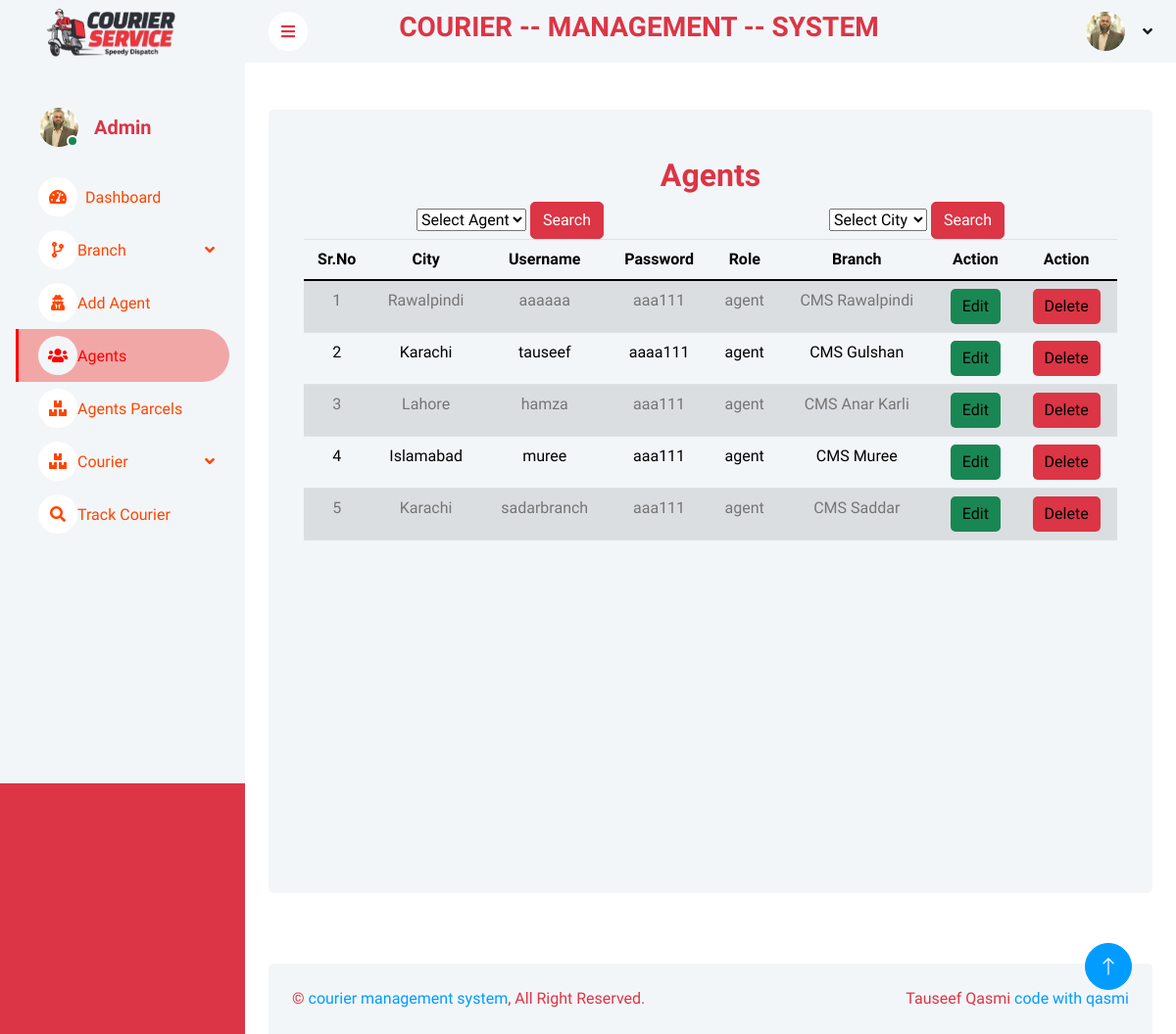
Before: /agent.php with the older database file.
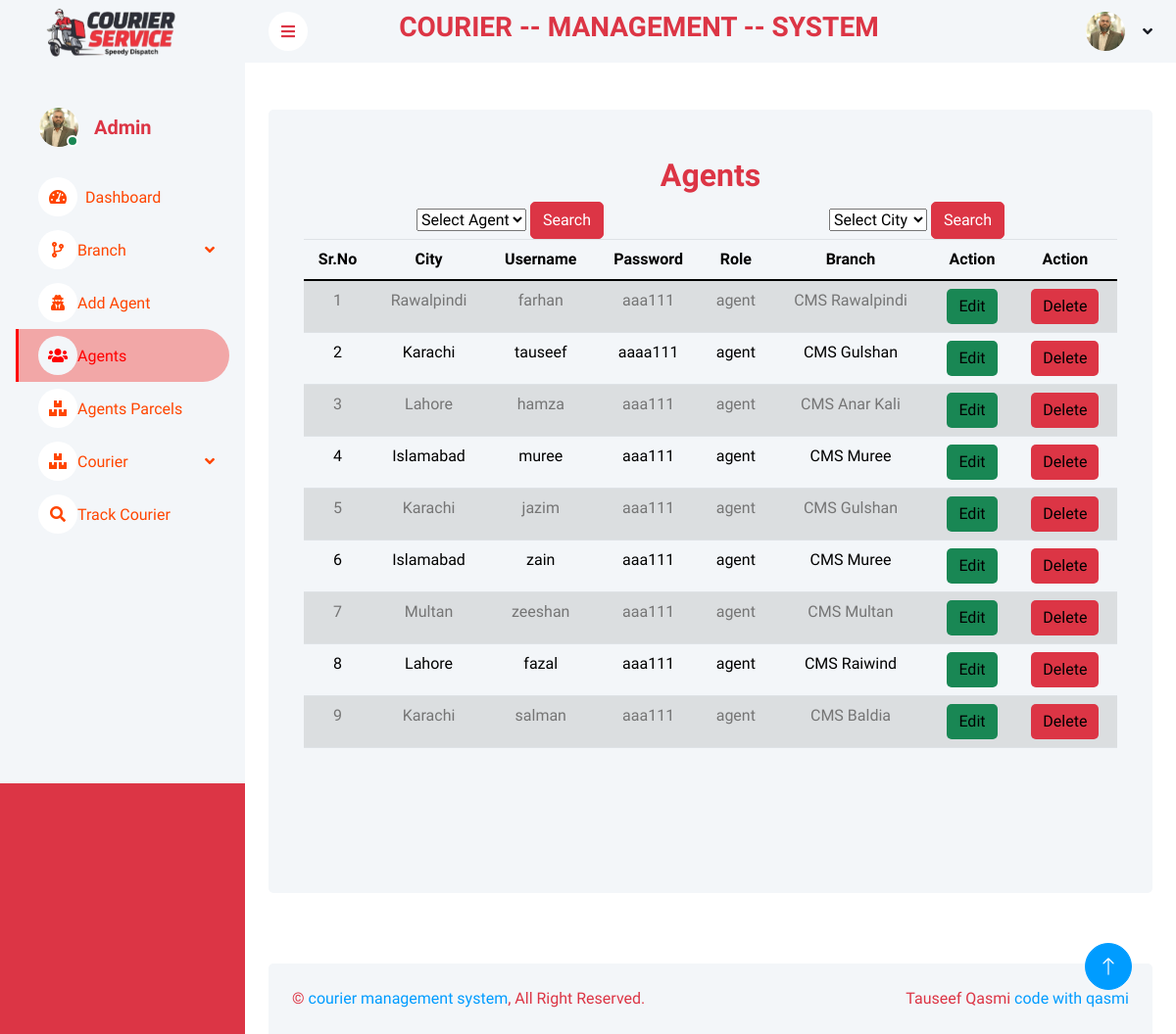
After: the same page with the newer database file.
### tables this page shows
CREATE TABLE `users` (
  `id` int(11) NOT NULL,
  `uemail` varchar(30) NOT NULL,
  `uname` varchar(20) NOT NULL,
  `upwd` varchar(10) NOT NULL,
  `role` varchar(20) NOT NULL,
  `branch_name` varchar(50) NOT NULL,
  `branch_city` varchar(20) NOT NULL,
  `added_date` datetime NOT NULL,
  `password_reset_token` varchar(500) NOT NULL
);

### agent.php (the view, shortened to what this page needs)
<?php
include("connection.php");
?>
<?php
include("header.php");
?>
<div class="container">
    <div class="row vh-100 bg-light rounded justify-content-center mx-0 m-5">
        <div class="col-md-12 text-center">
            <div class="container mt-3">
                <h2 class="text-danger mt-5 ">Agents</h2>
                <div class="table-responsive">
                        <div class="d-flex justify-content-around">
                        <form action="<?php echo $_SERVER['PHP_SELF']; ?>" method="get">
                            <select name="agent">
                                <option value="">Select Agent</option>
                            </select>
                            <button class="btn btn-danger" type="submit">Search</button>
                        </form>
                        <form action="<?php echo $_SERVER['PHP_SELF']; ?>" method="get">
                            <select name="city">
                                <option value="">Select City</option>
                                <?php
                                $sql = "SELECT DISTINCT branch_city FROM users WHERE role = 'agent'";
                                ?>
                            </select>
                            <button class="btn btn-danger" type="submit">Search</button>
                        </form>
                    </div>
                    <?php
                    if (isset($_GET['agent'])) {
                        $agent = $_GET['agent'];
                        $sql = "SELECT * FROM users WHERE uname = '$agent' AND role = 'agent'";
                    } elseif (isset($_GET['city'])) {
                        $city = $_GET['city'];
                        $sql = "SELECT * FROM users WHERE branch_city = '$city' AND role = 'agent'";
                    } else {
                        $sql = "SELECT * FROM users WHERE role = 'agent'";
                    }
                    $stmt = $conn->prepare($sql);
                    $stmt->execute();
                    $result = $stmt->fetchAll(PDO::FETCH_ASSOC);
                    ?>
                    <div class="table-responsive">
                        <table class="table table-striped">
                            <thead>
                                <tr>
                                    <th>Sr.No</th>
                                    <th>City</th>
                                    <th>Username</th>
                                    <th>Password</th>
                                    <th>Role</th>
                                    <th>Branch</th>
                                    <th>Action</th>
                                    <th>Action</th>
                                </tr>
                            </thead>
                            <tbody>
                                <?php
                                $i = 1;
                                foreach ($result as $data) { ?>
                                    <tr>
                                        <td><?php echo $i; ?></td>
                                        <td><?php echo $data['branch_city']; ?></td>
                                        <td><?php echo $data['uname']; ?></td>
                                        <td><?php echo $data['upwd']; ?></td>
                                        <td><?php echo $data['role']; ?></td>
                                        <td><?php echo $data['branch_name']; ?></td>
                                        <td>
                                            <button class="btn btn-success border-0">
                                                <a href="editRole.php?id=<?php echo $data['id']; ?>" style="text-decoration: none; color: black;">
                                                    Edit
                                                </a>
                                            </button>
                                        </td>
                                        <td>
                                            <button class="btn btn-danger border-0">
                                                <a onclick="return confirm('Are you sure you want to delete?')" href="deleteRole.php?id=<?php echo $data['id']; ?>" style="text-decoration: none; color: black;"> Delete
                                                </a>
                                            </button>
                                        </td>
                                    </tr>
                                <?php $i++;
                                } ?>
                            </tbody>
                        </table>
                    </div>
                </div>
            </div>
        </div>
    </div>
</div>
<?php
include("footer.php");
?>

### header.php (shortened to what this page needs)
<!DOCTYPE html>
<html lang="en">
<head>
    <link rel="stylesheet" href="path/to/font-awesome/css/font-awesome.min.css">
    <link href="https://cdn.jsdelivr.net/npm/bootstrap@5.3.1/dist/css/bootstrap.min.css" rel="stylesheet">
    <link rel="stylesheet" href="https://cdn.jsdelivr.net/npm/bootstrap@4.3.1/dist/css/bootstrap.min.css">
    <link href="https://cdn.jsdelivr.net/npm/bootstrap@5.3.1/dist/css/bootstrap.min.css" rel="stylesheet">
    <link rel="stylesheet" href="https://cdn.jsdelivr.net/npm/bootstrap@4.3.1/dist/css/bootstrap.min.css">
    <link href="https://cdnjs.cloudflare.com/ajax/libs/font-awesome/5.10.0/css/all.min.css" rel="stylesheet">
    <link href="https://cdn.jsdelivr.net/npm/bootstrap-icons@1.4.1/font/bootstrap-icons.css" rel="stylesheet">
    <link href="lib/owlcarousel/assets/owl.carousel.min.css" rel="stylesheet">
    <link href="lib/tempusdominus/css/tempusdominus-bootstrap-4.min.css" rel="stylesheet" />
    <link href="css/bootstrap.min.css" rel="stylesheet">
    <link href="css/style.css" rel="stylesheet">
</head>
<body>
    <div class="container-xxl position-relative bg-danger d-flex p-0" style="background-color: yellow;">
        <div class="sidebar">
            <nav class="navbar bg-light navbar-light">
                <a href="" class="navbar-brand mx-4 mb-3">
                    <img src="img/logo.png" alt="" class="logo" style="width: 150px; margin-top:-30px">
                </a>
                <div class="d-flex align-items-center ms-4 mb-4">
                    <div class="position-relative">
                        <img class="rounded-circle" src="img/user.jpg" alt="" style="width: 40px; height: 40px;">
                        <div class="bg-success rounded-circle border border-2 border-white position-absolute end-0 bottom-0 p-1"></div>
                    </div>
                    <div class="ms-3">
                        <h5 class="mb-0 text-danger">Admin</h5>
                    </div>
                </div>
                <div class="navbar-nav w-100">
                    <a href="dashboard.php"
                        class="nav-item nav-link
         <?php if (
                basename($_SERVER['PHP_SELF']) == 'dashboard.php' ||
                basename($_SERVER['PHP_SELF']) == 'delivered.php' ||
                basename($_SERVER['PHP_SELF']) == 'ontheway.php' ||
                basename($_SERVER['PHP_SELF']) == 'recieved.php' ||
                basename($_SERVER['PHP_SELF']) == 'userlist.php' ||
                basename($_SERVER['PHP_SELF']) == 'pending.php'
            )
                echo 'active'; ?>">
                        <i class="fa fa-tachometer-alt me-2"></i>Dashboard
                    </a>
                    <div class="nav-item dropdown">
                        <a href="#" class="nav-link dropdown-toggle <?php if (basename($_SERVER['PHP_SELF']) == 'addbranch.php' || basename($_SERVER['PHP_SELF']) == 'viewBranch.php' || basename($_SERVER['PHP_SELF']) == 'branchAgent.php' || basename($_SERVER['PHP_SELF']) == 'addCity.php')  echo 'active'; ?>" data-bs-toggle="dropdown"><i class="fa fa-code-branch"></i>Branch</a>
                    </div>
                    <a href="agentRegister.php" class="nav-item nav-link <?php if (basename($_SERVER['PHP_SELF']) == 'agentRegister.php') echo 'active'; ?>"><i class="fa fa-user-secret"></i></i>Add Agent</a>
                    <a href="agent.php" class="nav-item nav-link <?php if (basename($_SERVER['PHP_SELF']) == 'agent.php') echo 'active'; ?>"><i class="fa fa-users"></i></i>Agents</a>
                    <a href="getAgentDetail.php" class="nav-item nav-link <?php if (basename($_SERVER['PHP_SELF']) == 'getAgentDetail.php') echo 'active'; ?>"><i class="fa fa-boxes"></i></i>Agents Parcels</a>
                    <div class="nav-item dropdown">
                        <a href="#" class="nav-link dropdown-toggle <?php if (basename($_SERVER['PHP_SELF']) == 'addCourier.php' || basename($_SERVER['PHP_SELF']) == 'parcelslist.php') echo 'active'; ?>" data-bs-toggle="dropdown"><i class="fa fa-boxes"></i>Courier</a>
                    </div>
                    <a href="trackAdmin.php" class="nav-item nav-link <?php if (basename($_SERVER['PHP_SELF']) == 'trackAdmin.php') echo 'active'; ?>"><i class="fa fa-search"></i>Track Courier</a>
                </div>
            </nav>
        </div>
        <div class="content">
            <nav class="navbar navbar-expand bg-light navbar-light sticky-top px-4 py-0">
                <a href="#" class="sidebar-toggler flex-shrink-0">
                    <i class="fa fa-bars text-danger"></i>
                </a>
                <div class="mx-auto ">
                    <h3 class="text-danger text-center"> COURIER -- MANAGEMENT -- SYSTEM</h3>
                </div>
                <div class="navbar-nav align-items-center ms-auto">
                    <div class="nav-item dropdown">
                        <a href="#" class="nav-link dropdown-toggle" data-bs-toggle="dropdown">
                            <img class="rounded-circle me-lg-2" src="img/user.jpg" alt="" style="width: 40px; height: 40px;">
                        </a>
                    </div>
                </div>
            </nav>

### footer.php (shortened to what this page needs)
 <div class="container-fluid pt-4 px-4">
                <div class="bg-light rounded-top p-4">
                    <div class="row">
                        <div class="col-12 col-sm-6 text-center text-sm-start text-danger">
                            &copy; <a href="#">courier management system</a>, All Right Reserved.
                        </div>
                        <div class="col-12 col-sm-6 text-center text-sm-end text-danger">
                            Tauseef Qasmi <a href="">code with qasmi</a>
                        </div>
                    </div>
                </div>
            </div>
        </div>
        <a href="#" class="btn btn-lg btn-primary btn-lg-square back-to-top"><i class="bi bi-arrow-up"></i></a>
    </div>
</body>
</html>

### css/style.css (style rules this page uses)
:root { --primary: red; --light: #F3F6F9; --dark: #191C24; }
.back-to-top { position: fixed; display: none; right: 45px; bottom: 45px; z-index: 99; }
.btn { transition: .5s; }
.btn.btn-primary { color: #FFFFFF; }
.btn-lg-square { width: 48px; height: 48px; }
.btn-square, .btn-sm-square, .btn-lg-square { padding: 0; display: inline-flex; align-items: center; justify-content: center; font-weight: normal; border-radius: 50px; }
.sidebar { position: fixed; top: 0; left: 0; bottom: 0; width: 250px; height: 100vh; overflow-y: auto; background: var(--light); transition: 0.5s; z-index: 999; }
.content { margin-left: 250px; min-height: 100vh; background: #FFFFFF; transition: 0.5s; }
@media (min-width: 992px) { .sidebar { margin-left: 0; } }
@media (min-width: 992px) { .content { width: calc(100% - 250px); } }
.sidebar .navbar .navbar-nav .nav-link { padding: 7px 20px; color: orangered; font-weight: 500; border-left: 3px solid var(--light); border-radius: 0 30px 30px 0; outline: none; }
.sidebar .navbar .navbar-nav .nav-link:hover, .sidebar .navbar .navbar-nav .nav-link.active { color: var(--primary); background: rgb(242, 167, 167); border-color: var(--primary); }
.sidebar .navbar .navbar-nav .nav-link i { width: 40px; height: 40px; display: inline-flex; align-items: center; justify-content: center; background: #FFFFFF; border-radius: 40px; }
.sidebar .navbar .navbar-nav .nav-link:hover i, .sidebar .navbar .navbar-nav .nav-link.active i { background: var(--light); }
.sidebar .navbar .dropdown-toggle::after { position: absolute; top: 15px; right: 15px; border: none; content: "\f107"; font-family: "Font Awesome 5 Free"; font-weight: 900; transition: .5s; }
.content .navbar .navbar-nav .nav-link { margin-left: 25px; padding: 12px 0; color: var(--dark); outline: none; }
.content .navbar .sidebar-toggler, .content .navbar .navbar-nav .nav-link i { width: 40px; height: 40px; display: inline-flex; align-items: center; justify-content: center; background: #FFFFFF; border-radius: 40px; }
.content .navbar .dropdown-toggle::after { margin-left: 6px; vertical-align: middle; border: none; content: "\f107"; font-family: "Font Awesome 5 Free"; font-weight: 900; transition: .5s; }

### header.php (style rules this page uses)
body { background-color: red; }
.logo { animation: rotate 2s linear forwards; }

Changed rows visible on the page:
removed users: branch_city "Karachi", uname "sadarbranch", upwd "aaa111", role "agent", branch_name "CMS Saddar"
changed users "Rawalpindi": uname "aaaaaa" → "farhan"
changed users "hamza": branch_name "CMS Anar Karli" → "CMS Anar Kali"
added users: branch_city "Karachi", uname "jazim", upwd "aaa111", role "agent", branch_name "CMS Gulshan"
added users: branch_city "Islamabad", uname "zain", upwd "aaa111", role "agent", branch_name "CMS Muree"
added users: branch_city "Multan", uname "zeeshan", upwd "aaa111", role "agent", branch_name "CMS Multan"
added users: branch_city "Lahore", uname "fazal", upwd "aaa111", role "agent", branch_name "CMS Raiwind"
added users: branch_city "Karachi", uname "salman", upwd "aaa111", role "agent", branch_name "CMS Baldia"
